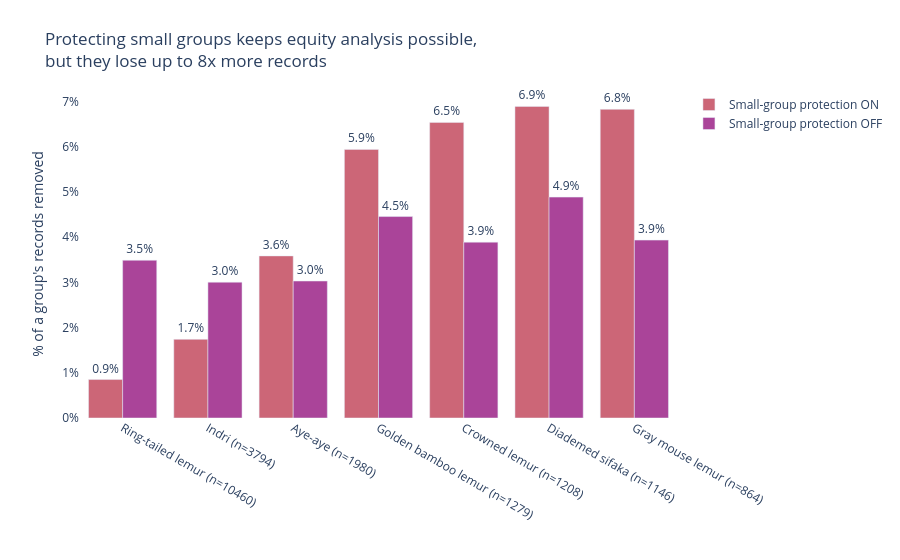

Notebook cell for this chart:
### Markdown cell above
## 6. Who pays for privacy?

**Headline:** protecting small groups keeps equity analysis possible, but the
smallest groups then lose up to ~8x more records than the largest.

### Code cell
fair = pd.read_csv(RESULTS / "fairness.csv")
NICE_SETTING = {"protect_on": "Small-group protection ON",
                "protect_off": "Small-group protection OFF"}
fair["setting_label"] = fair["setting"].map(NICE_SETTING).fillna(fair["setting"])
# Sort groups by size (largest first on the x axis).
order = (fair.groupby("group")["n"].first().sort_values(ascending=False).index.tolist())
fair["glabel"] = fair["group"] + " (n=" + fair["n"].astype(int).astype(str) + ")"
label_order = [f"{g} (n={int(fair.loc[fair['group'] == g, 'n'].iloc[0])})" for g in order]

fig6 = px.bar(
    fair, x="glabel", y="pct_suppressed", color="setting_label", barmode="group",
    text_auto=".1%", category_orders={"glabel": label_order},
    color_discrete_sequence=[SAFE[1], SAFE[5]],
    hover_data={"n": True, "pct_suppressed": ":.1%", "glabel": False},
    title="Protecting small groups keeps equity analysis possible,<br>but they lose up to 8x more records",
)
fig6.update_traces(textposition="outside", cliponaxis=False)
fig6.update_layout(
    xaxis_title="", yaxis_title="% of a group's records removed",
    yaxis_tickformat=".0%", plot_bgcolor="white", legend_title_text="",
    margin=dict(t=90),
)
save(fig6, "fairness.png")
fig6

### Figure 1 — Plotly figure (JSON) as saved in the notebook; plotly's stock layout.template omitted (floating-point values rounded to 4 significant figures)
{"data": [{"alignmentgroup": "True", "cliponaxis": false, "customdata": [[1146], [864], [1208], [1279], [1980], [3794], [10460]], "hovertemplate": "setting_label=Small-group protection ON<br>pct_suppressed=%{y:.1%}<br>n=%{customdata[0]}<extra></extra>", "legendgroup": "Small-group protection ON", "marker": {"color": "rgb(204, 102, 119)", "pattern": {"shape": ""}}, "name": "Small-group protection ON", "offsetgroup": "Small-group protection ON", "orientation": "v", "showlegend": true, "textposition": "outside", "texttemplate": "%{y:.1%}", "type": "bar", "x": ["Diademed sifaka (n=1146)", "Gray mouse lemur (n=864)", "Crowned lemur (n=1208)", "Golden bamboo lemur (n=1279)", "Aye-aye (n=1980)", "Indri (n=3794)", "Ring-tailed lemur (n=10460)"], "xaxis": "x", "y": [0.06894, 0.06829, 0.0654, 0.05942, 0.03586, 0.0174, 0.008509], "yaxis": "y"}, {"alignmentgroup": "True", "cliponaxis": false, "customdata": [[1146], [1279], [864], [1208], [10460], [1980], [3794]], "hovertemplate": "setting_label=Small-group protection OFF<br>pct_suppressed=%{y:.1%}<br>n=%{customdata[0]}<extra></extra>", "legendgroup": "Small-group protection OFF", "marker": {"color": "rgb(170, 68, 153)", "pattern": {"shape": ""}}, "name": "Small-group protection OFF", "offsetgroup": "Small-group protection OFF", "orientation": "v", "showlegend": true, "textposition": "outside", "texttemplate": "%{y:.1%}", "type": "bar", "x": ["Diademed sifaka (n=1146)", "Golden bamboo lemur (n=1279)", "Gray mouse lemur (n=864)", "Crowned lemur (n=1208)", "Ring-tailed lemur (n=10460)", "Aye-aye (n=1980)", "Indri (n=3794)"], "xaxis": "x", "y": [0.04887, 0.04457, 0.03935, 0.03891, 0.03489, 0.0303, 0.03005], "yaxis": "y"}], "layout": {"barmode": "group", "legend": {"title": {"text": ""}, "tracegroupgap": 0}, "margin": {"t": 90}, "plot_bgcolor": "white", "title": {"text": "Protecting small groups keeps equity analysis possible,<br>but they lose up to 8x more records"}, "xaxis": {"anchor": "y", "categoryarray": ["Ring-tailed lemur (n=10460)", "Indri (n=3794)", "Aye-aye (n=1980)", "Golden bamboo lemur (n=1279)", "Crowned lemur (n=1208)", "Diademed sifaka (n=1146)", "Gray mouse lemur (n=864)"], "categoryorder": "array", "domain": [0.0, 1.0], "title": {"text": ""}}, "yaxis": {"anchor": "x", "domain": [0.0, 1.0], "tickformat": ".0%", "title": {"text": "% of a group's records removed"}}}}
